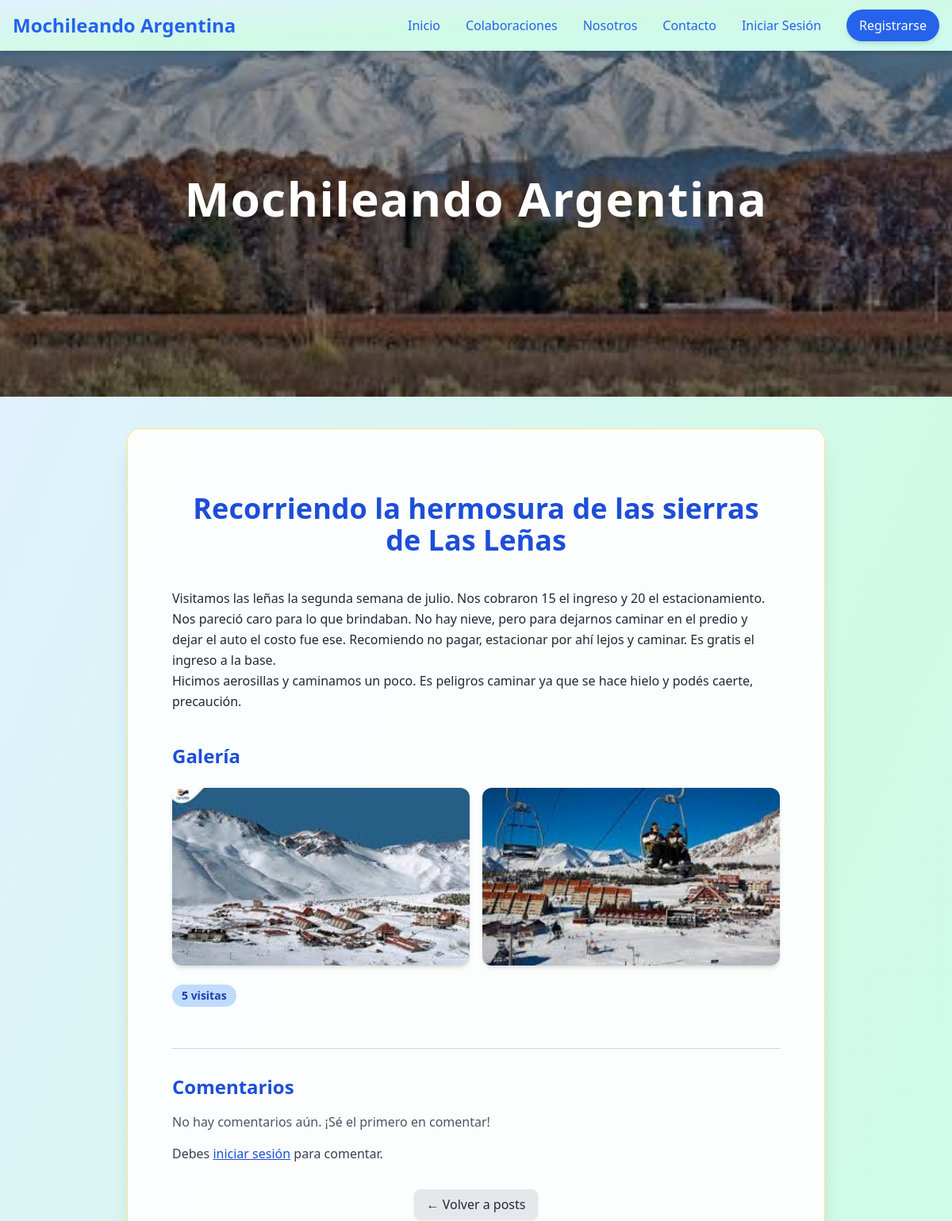
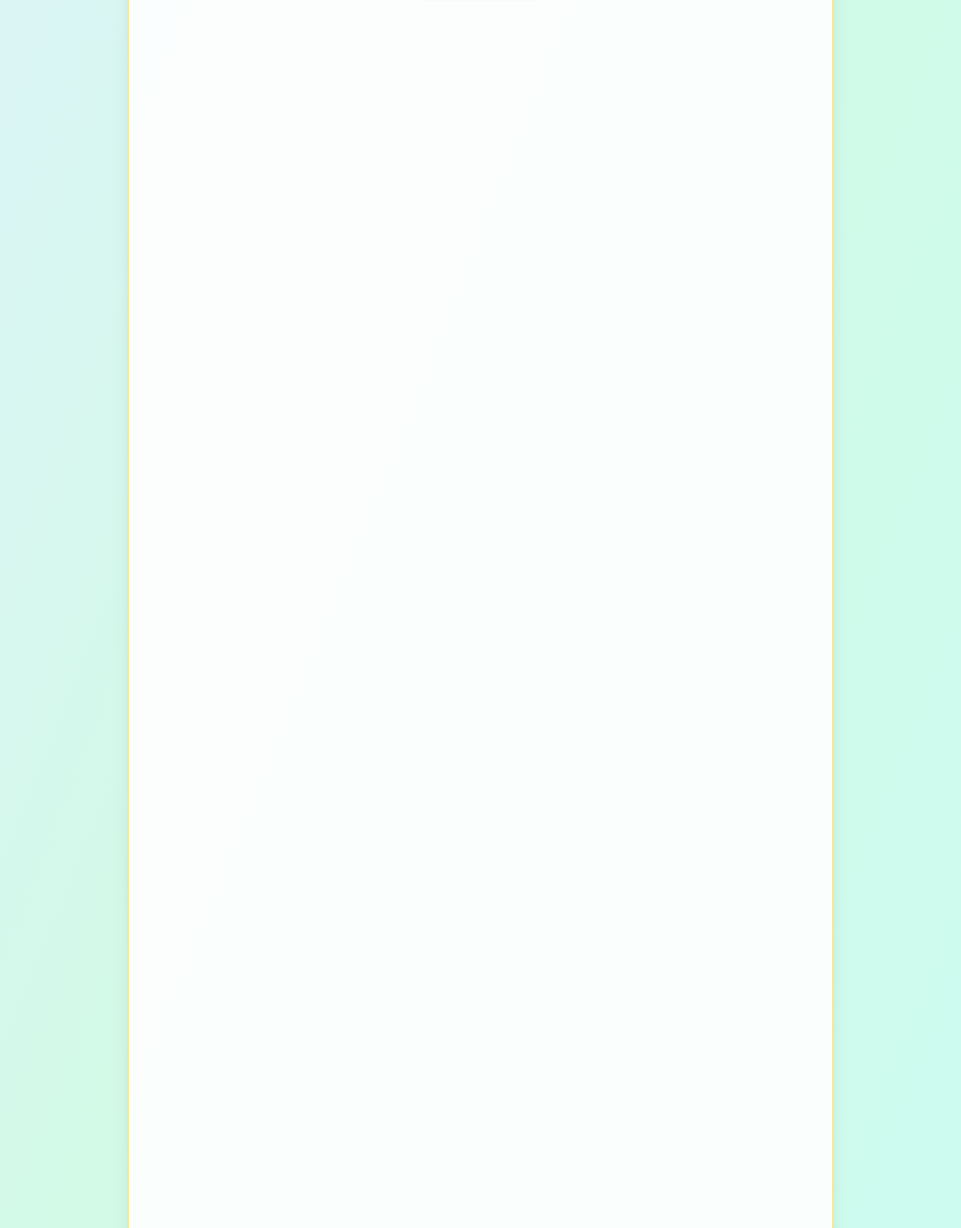
The page /posts/articulos/6/ on the database its author committed (2 pictures, top to bottom).
### apps/posts/models.py (models this page shows, shortened)
class Articulo(models.Model):
    titulo = models.CharField(max_length=200)
    contenido = models.TextField()
    categoria = models.ForeignKey(Categoria, on_delete=models.SET_NULL, null=True)
    autor = models.ForeignKey(User, on_delete=models.CASCADE, related_name='articulos')
    fecha_publicacion = models.DateTimeField(auto_now_add=True)
    visitas = models.PositiveIntegerField(default=0)
    destacado = models.BooleanField(default=False)
    class Meta:
        ordering = ['-fecha_publicacion']

class ImagenArticulo(models.Model):
    articulo = models.ForeignKey(Articulo, on_delete=models.CASCADE, related_name='imagenes')
    imagen = models.ImageField(upload_to='articulos/imagenes/')
    class Meta:
        verbose_name = "Imagen de Artículo"
        verbose_name_plural = "Imágenes de Artículo"

### apps/posts/views.py (the view, shortened to what this page needs)
# urls.py: path('articulos/<int:pk>/', ArticuloDetailView.as_view(), name='articulo_detalle'),
class ArticuloDetailView(DetailView):
    model = Articulo
    template_name = 'posts/articulo_detalle.html'
    context_object_name = 'articulo'
    def get_object(self):
        articulo = super().get_object()
        articulo.visitas += 1
        articulo.save(update_fields=['visitas'])
        return articulo
    def get_queryset(self):
        return super().get_queryset().select_related(
            "categoria", "autor"
        ).prefetch_related("imagenes")
    def get_context_data(self, **kwargs):
        context = super().get_context_data(**kwargs)
        context['usuario_actual'] = self.request.user
        context['comentarios'] = Comentario.objects.filter(
            articulo=self.object
        ).select_related("autor")
        context['form'] = ComentarioForm()
        return context

### templates/posts/articulo_detalle.html (shortened to what this page needs)
{% extends 'layouts/general-layout.html' %}
{% load static %}
{% block banner %}
<section class="relative w-full h-[300px] md:h-[420px] lg:h-[500px] overflow-hidden">
  <img src="{% static 'img/BannerMendoza.jpg' %}" alt="Banner del artículo" class="w-full h-full object-cover">
  <div class="absolute inset-0 flex items-center justify-center bg-black/40">
    <h1 class="text-white text-4xl md:text-6xl font-extrabold tracking-wide drop-shadow-xl">
      Mochileando Argentina
    </h1>
  </div>
</section>
{% endblock banner %}
{% block content %}
<div class="max-w-4xl mx-auto px-4 py-10">
  <h1 class="text-4xl font-bold text-center text-blue-700 mb-4">
    {{ articulo.titulo }}
  </h1>
  <div class="prose prose-lg max-w-none my-10 text-gray-800 leading-relaxed">
    {{ articulo.contenido|linebreaksbr|urlize|safe }}
  </div>
  {% if articulo.imagenes.all %}
  <h3 class="text-2xl font-semibold text-blue-700 mb-3">Galería</h3>
  <div class="grid grid-cols-1 sm:grid-cols-2 gap-4 my-6">
    {% for imagen in articulo.imagenes.all %}
    <button onclick="openModal('modalImagen{{ forloop.counter }}')" class="group relative">
      <img src="{{ imagen.imagen.url }}" alt="{{ articulo.titulo }}"
        class="rounded-xl w-full h-56 object-cover shadow-md group-hover:shadow-2xl transition">
    </button>
    {% endfor %}
  </div>
  {% endif %}
  <span class="inline-block bg-blue-200 text-blue-800 px-3 py-1 rounded-full text-sm font-semibold mb-5">
    {{ articulo.visitas }} visitas
  </span>
  <hr class="my-8 border-gray-300">
  <h3 class="text-2xl font-semibold text-blue-700 mb-4">Comentarios</h3>
  <div class="space-y-4">
    {% for comentario in comentarios %}
    <div class="border border-blue-200 rounded-xl p-4 shadow-sm bg-blue-50">
      <strong class="text-blue-800">{{ comentario.autor }}</strong>
      <p class="mt-1 text-gray-700">{{ comentario.contenido }}</p>
      {% if usuario_actual == comentario.autor or usuario_actual.is_superuser or usuario_actual.is_staff %}
      <div class="flex gap-3 mt-2">
        <a href="{% url 'comentarios:editar_comentario' comentario.pk %}"
          class="text-yellow-700 hover:text-yellow-800 text-sm font-medium">
          Editar
        </a>
        <a href="{% url 'comentarios:eliminar_comentario' comentario.pk %}"
          class="text-red-600 hover:text-red-700 text-sm font-medium">
          Eliminar
        </a>
      </div>
      {% endif %}
    </div>
    {% empty %}
    <p class="text-gray-600">No hay comentarios aún. ¡Sé el primero en comentar!</p>
    {% endfor %}
  </div>
  {% if usuario_actual.is_authenticated %}
  <hr class="my-8">
  <h4 class="text-xl font-semibold text-blue-700 mb-3">Deja tu comentario</h4>
  <form action="{% url 'comentarios:crear_comentario' articulo.pk %}" method="post" class="space-y-3">
    {% csrf_token %}
    {{ form.contenido }}
    <button type="submit" class="px-5 py-2 bg-blue-600 hover:bg-blue-700 text-white rounded-lg shadow-md transition">
      Comentar
    </button>
  </form>
  {% else %}
  <p class="text-gray-700 mt-4">
    Debes
    <a href="{% url 'usuarios:login' %}" class="text-blue-700 underline">iniciar sesión</a>
    para comentar.
  </p>
  {% endif %}
  <div class="mt-10 text-center">
    <a href="{% url 'posts:ListaColaboraciones' %}"
      class="px-4 py-2 bg-gray-200 hover:bg-gray-300 text-gray-800 rounded-lg shadow">
      ← Volver a posts
    </a>
  </div>
</div>
{% endblock content %}

### rows shown on the page
Articulo: titulo "Recorriendo la hermosura de las sierras de Las Leñas", contenido "Visitamos las leñas la segunda semana de julio. Nos cobraron 15 el ingreso y 20 el estacionamiento. Nos pareció caro para lo que brindaban. No hay nieve, pero para dejarnos caminar en el predio y dejar el auto el costo fue ese. Recomiendo no pagar, estacionar por ahí lejos y caminar. Es gratis el ingreso a la base. Hicimos aerosillas y caminamos un poco. Es peligros caminar ya que se hace hielo y podés caerte, precaución.", visitas "5"
ImagenArticulo: imagen (picture)
ImagenArticulo: imagen (picture)
